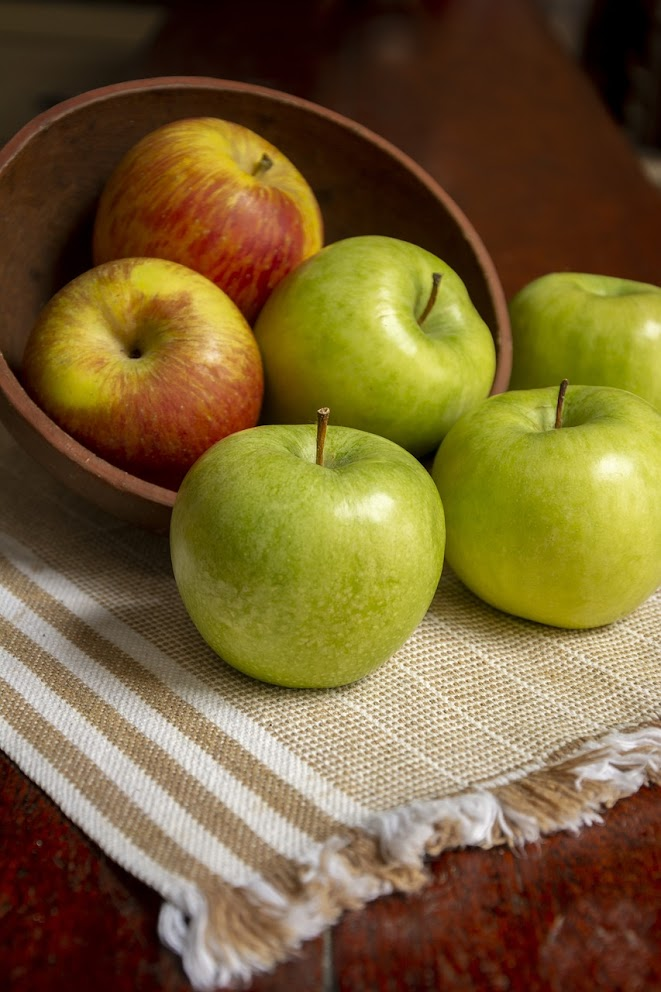
#> input picture manzanas.png, 661 x 992 px
$ python pac_1.py
#> lines starting #> are read from the running program, lines starting #| are printed output that depends on the picture; after the words box and inside, x2 and y2 are one past the last pixel; in counts of white or black regions, pixels touching at a corner belong together
### metodos.py
import cv2
import matplotlib.pyplot as plt
import numpy as np


import cv2
import os


# [1097 lines left out: functions getImage, convert_RGB, gray_image, binary_image, normal_image, convert_gray_scale and 31 more, not called in this run]

    # return segmented_image


def apply_binary_mask(input_path: str, minValue: int = 100, maxValue=255,  output_path: str = '', save: bool = False, show: bool = False):

    # Cargar la imagen en escala de grises
#> called with input_path = 'manzanas.png', minValue = 100, maxValue = 255, output_path = 'output.png', save = True, show = False
    img = cv2.imread(input_path, cv2.IMREAD_GRAYSCALE)
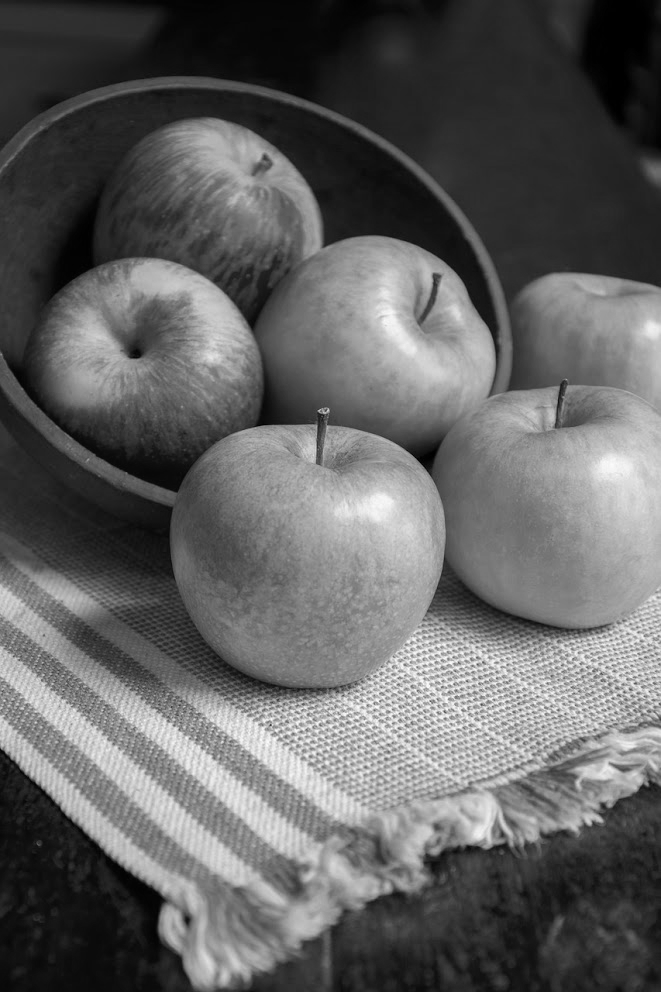
#> img: shape (992, 661); min 0, max 252, mean 97.8

    # Verificar si la imagen se cargó correctamente
    if img is None:
        raise ValueError(
            f"Error: No se pudo cargar la imagen '{input_path}'. Verifica la ruta y el formato del archivo.")

    # Crear una máscara binaria (por ejemplo, seleccionar píxeles que sean mayores que 100)
    _, mask = cv2.threshold(img, minValue, maxValue, cv2.THRESH_BINARY)
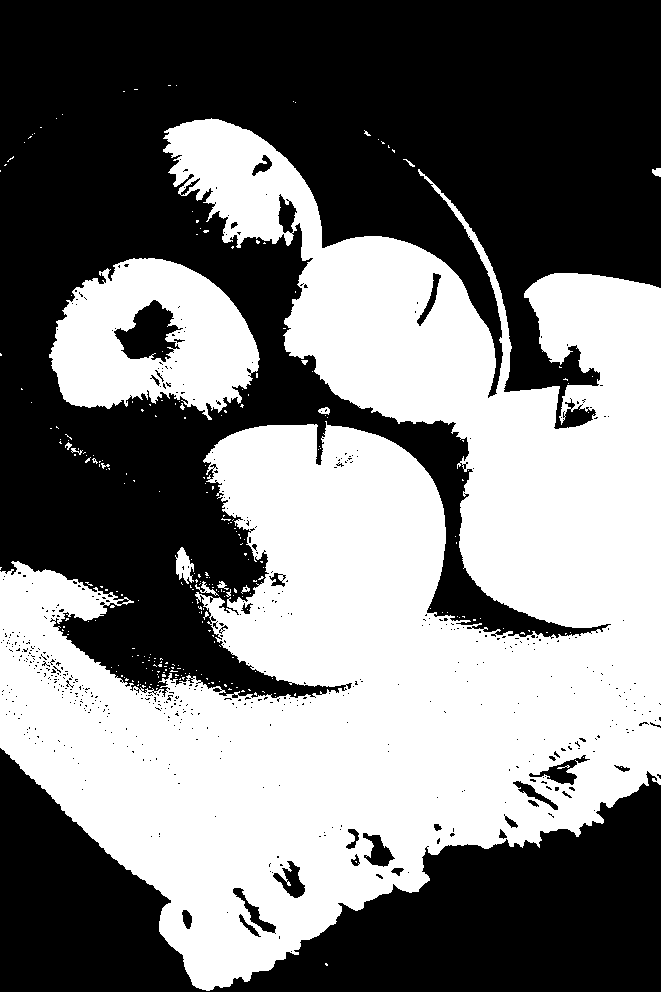
#> mask: shape (992, 661); 47.8% white; 269 white regions (253 under 20 px), largest, box (x1, y1, x2, y2) and area: (0, 118, 661, 991) 290051, (49, 258, 260, 420) 21604, (175, 547, 194, 584) 401

    # Aplicar la máscara a la imagen original usando bitwise_and
    result = cv2.bitwise_and(img, img, mask=mask)
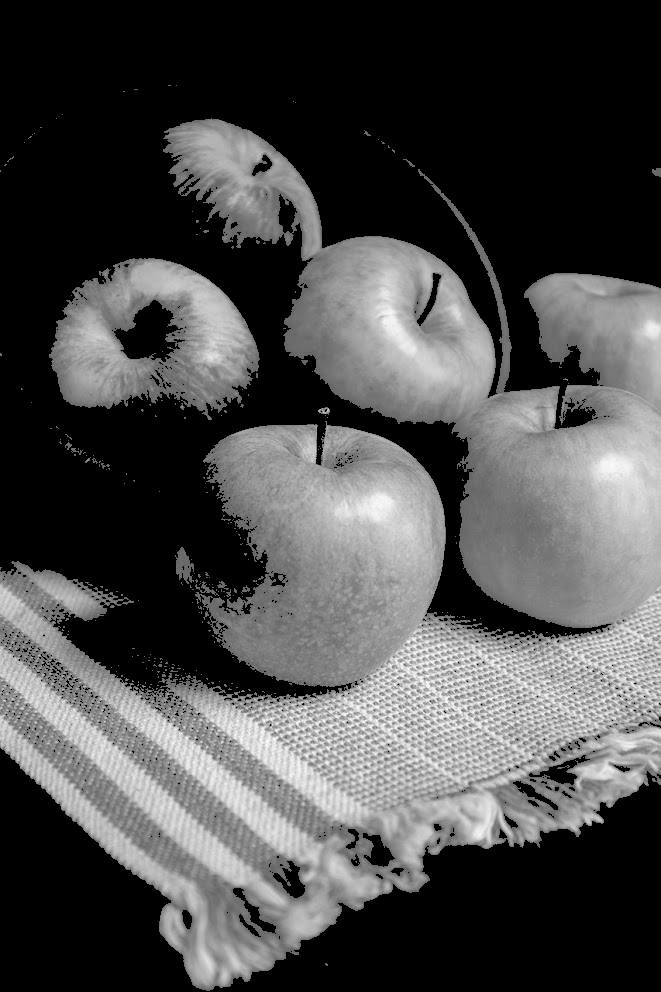
#> result: shape (992, 661); min 0, max 252, mean 75.1

    # Mostrar la imagen original, la máscara y el resultado
    plt.title('Segmentación de Color')
    plt.imshow(mask, cmap='gray')
    plt.axis('off')  # Ocultar los ejes
    if show:
        plt.show()


# Guardar la imagen segmentada si se especifica
    if save and output_path:
        cv2.imwrite(output_path, mask)

    # return result

### pac_1.py
import cv2
from matplotlib import pyplot as plt
import metodos as mt
import os

default_inputRoute = 'parcial_1/resources/'
default_outputRoute = 'parcial_1/output/'

# [51 lines of commented-out code are left out]


mt.apply_binary_mask('manzanas.png', minValue=100, save=True, output_path='output.png')
